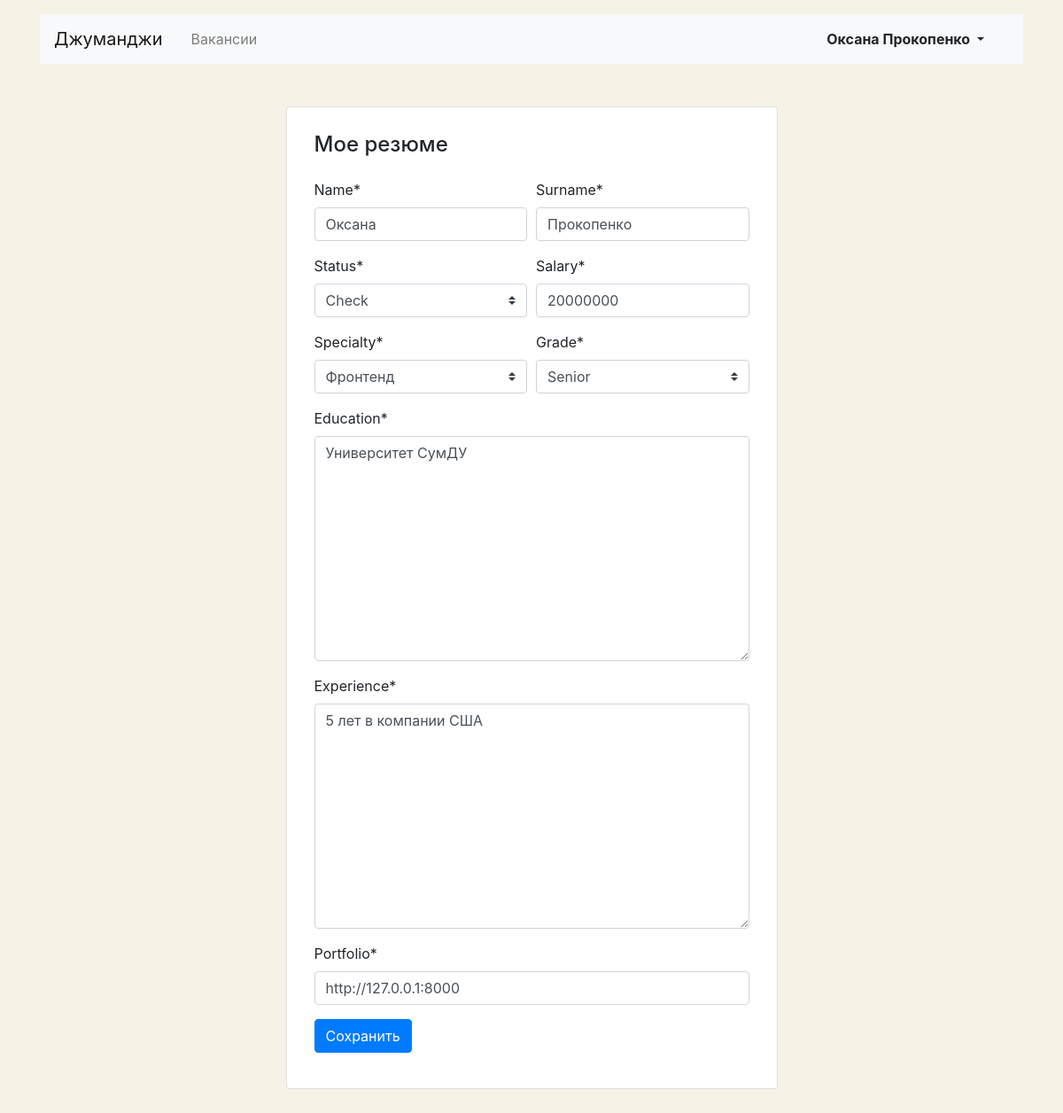
Page /myresume/ (signed in) on the committed database.
### vacancies/models.py (models this page shows, shortened)
class Resume(models.Model):
    class Status(models.TextChoices):
        NOT_LOOKING_FOR = 'Не ищу работу'
        CHECK = 'Рассматриваю предложения'
        LOOKING_FOR = 'Ищу работу'
    class Grade(models.TextChoices):
        TRAINEE = 'Стажер'
        JUNIOR = 'Джуниор'
        MIDDLE = 'Миддл'
        SENIOR = 'Синьор'
        LEAD = 'Лид'
    user = models.OneToOneField(
        User,
        on_delete=models.CASCADE,
    )
    name = models.CharField(max_length=30)
    surname = models.CharField(max_length=30)
    status = models.CharField(
        max_length=24,
        choices=Status.choices,
        default=Status.CHECK
    )
    salary = models.IntegerField()
    specialty = models.ForeignKey(
        Specialty,
        on_delete=models.CASCADE,
        related_name='resume'
    )
    grade = models.CharField(
        max_length=10,
        choices=Grade.choices,
        default=Grade.JUNIOR
    )
    education = models.TextField()
    experience = models.TextField()
    portfolio = models.URLField()

### vacancies/views/resume_views.py (the view)
# urls.py: path('myresume/', MyResumeView.as_view(), name='my_resume'),
class MyResumeView(LoginRequiredMixin, IsNotResumeMixin, SuccessMessageMixin, UpdateView):
    model = Resume
    template_name = 'vacancies/resume/resume-edit.html'
    form_class = MyResumeForm
    login_url = 'login_page'
    success_message = 'Ваше резюме обновлено!'
    success_url = '/myresume/'
    def get_object(self):
        return self.model.objects.get(user_id=self.request.user.pk)
    def get_context_data(self, **kwargs):
        context = super(MyResumeView, self).get_context_data()
        context['head_title'] = 'Моe резюме | Джуманджи'
        return context

### vacancies/forms.py
class MyResumeForm(forms.ModelForm):
    class Meta:
        model = Resume
        fields = [
            'name',
            'surname',
            'status',
            'salary',
            'specialty',
            'grade',
            'education',
            'experience',
            'portfolio',
        ]
    def __init__(self, *args, **kwargs):
        super().__init__(*args, **kwargs)
        self.helper = FormHelper()
        self.helper.form_method = 'post'
        self.helper.layout = Layout(
            Row(
                Column('name'),
                Column('surname'),
            ),
            Row(
                Column('status'),
                Column('salary'),
            ),
            Row(
                Column('specialty'),
                Column('grade'),
            ),
            'education',
            'experience',
            'portfolio',
            FormActions(
                Submit('submit', 'Сохранить'),
            ),
        )

### vacancies/mixins.py (called while the page is built)
    def dispatch(self, request, *args, **kwargs):
        if Resume.objects.filter(user_id=self.request.user):
            return super().dispatch(request, *args, **kwargs)
        return redirect('no_resume')

### vacancies/models.py (called while the page is built)
    def __str__(self):
        return self.title

### templates/vacancies/resume/resume-edit.html (shortened to what this page needs)
{% extends 'base.html' %}
{% load crispy_forms_tags %}
{% block content %}
<main class="container mt-3 pb-5">
    <section class="col-12 col-lg-6 offset-lg-3 mt-5 card">
        <div class="card-body px-3 pb-4">
            <h1 class="h4 pt-2 pb-3">Мое резюме</h1>
            {% crispy form %}
        </div>
    </section>
</main>
{% endblock %}

### templates/base.html (shortened to what this page needs)
{% load static %}
<!DOCTYPE html>
<html lang="ru">
<head>
    <link rel="stylesheet" href="https://stackpath.bootstrapcdn.com/bootstrap/4.3.1/css/bootstrap.min.css"
>
</head>
<body>
<header class="container mt-3">
    <nav class="navbar navbar-expand-lg navbar-light bg-light">
        <a class="navbar-brand mr-4" href="{% url 'main_view' %}">Джуманджи</a>
        <div class="collapse navbar-collapse justify-content-between" id="navbarNav">
            <ul class="navbar-nav col-6">
                <li class="nav-item">
                    <a class="nav-link" href="{% url 'vacancies_view' %}">Вакансии</a>
                </li>
            </ul>
            <ul class="navbar-nav col-6 justify-content-end">
                {% if user.is_authenticated %}
                    <li class="nav-item active">
                        <div class="btn-group">
                            <button type="button" class="btn dropdown-toggle font-weight-bold" data-toggle="dropdown"
                                    aria-haspopup="true" aria-expanded="false">
                                {% if not user.first_name %}{{ user.username }}{% else %} {{ user.first_name }}
                                    {{ user.last_name }}{% endif %}
                            </button>
                        </div>
                        {% else %}
                    <li class="nav-item">
                        <a href="{% url 'login_page' %}" class="nav-link font-weight-bold">Вход</a>
                    </li>
                {% endif %}
            </ul>
        </div>
    </nav>
</header>
{% block content %}
{% endblock content %}
</body>
</html>

### templates/vacancies/resume/resume-edit.html (style rules this page uses)
body { background-color: #F6F2E6; }

### rows in the picture
Resume: name "Оксана", surname "Прокопенко", status "Check", salary "20000000", specialty "Фронтенд", grade "Senior", education "Университет СумДУ", experience "5 лет в компании США", portfolio "http://127.0.0.1:8000"

### other values in the picture
{{ user.first_name }} "Оксана"
{{ user.last_name }} "Прокопенко"
